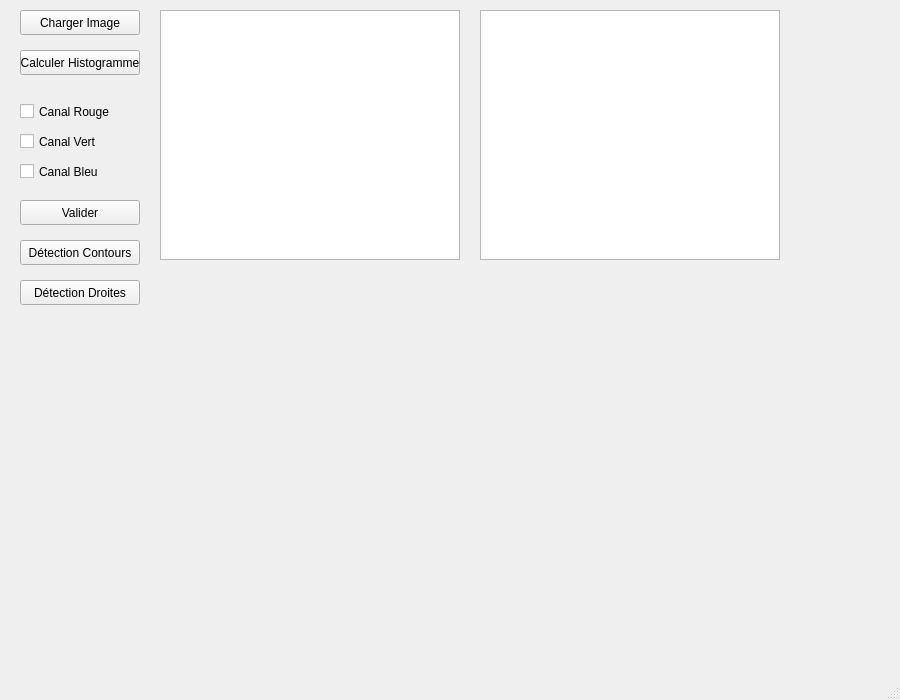
<?xml version="1.0" encoding="UTF-8"?>
<ui version="4.0">
 <class>MainWindow</class>
 <widget class="QMainWindow" name="MainWindow">
  <property name="geometry">
   <rect>
    <x>0</x>
    <y>0</y>
    <width>900</width>
    <height>700</height>
   </rect>
  </property>
  <property name="windowTitle">
   <string>MainWindow</string>
  </property>
  <widget class="QWidget" name="centralwidget">
   <widget class="QPushButton" name="ChargerImage">
    <property name="geometry">
     <rect>
      <x>20</x>
      <y>10</y>
      <width>120</width>
      <height>25</height>
     </rect>
    </property>
    <property name="text">
     <string>Charger Image</string>
    </property>
   </widget>
   <widget class="QGraphicsView" name="AfficherImage">
    <property name="geometry">
     <rect>
      <x>160</x>
      <y>10</y>
      <width>300</width>
      <height>250</height>
     </rect>
    </property>
   </widget>
   <widget class="QGraphicsView" name="AffichageResultat">
    <property name="geometry">
     <rect>
      <x>480</x>
      <y>10</y>
      <width>300</width>
      <height>250</height>
     </rect>
    </property>
   </widget>
   <widget class="QPushButton" name="CalculerHisto">
    <property name="geometry">
     <rect>
      <x>20</x>
      <y>50</y>
      <width>120</width>
      <height>25</height>
     </rect>
    </property>
    <property name="text">
     <string>Calculer Histogramme</string>
    </property>
   </widget>
   <widget class="QCheckBox" name="Canal_R">
    <property name="geometry">
     <rect>
      <x>20</x>
      <y>100</y>
      <width>100</width>
      <height>23</height>
     </rect>
    </property>
    <property name="text">
     <string>Canal Rouge</string>
    </property>
   </widget>
   <widget class="QCheckBox" name="Canal_V">
    <property name="geometry">
     <rect>
      <x>20</x>
      <y>130</y>
      <width>100</width>
      <height>23</height>
     </rect>
    </property>
    <property name="text">
     <string>Canal Vert</string>
    </property>
   </widget>
   <widget class="QCheckBox" name="Canal_B">
    <property name="geometry">
     <rect>
      <x>20</x>
      <y>160</y>
      <width>100</width>
      <height>23</height>
     </rect>
    </property>
    <property name="text">
     <string>Canal Bleu</string>
    </property>
   </widget>
   <widget class="QPushButton" name="Valider">
    <property name="geometry">
     <rect>
      <x>20</x>
      <y>200</y>
      <width>120</width>
      <height>25</height>
     </rect>
    </property>
    <property name="text">
     <string>Valider</string>
    </property>
   </widget>
   <widget class="QPushButton" name="DetectionContour">
    <property name="geometry">
     <rect>
      <x>20</x>
      <y>240</y>
      <width>120</width>
      <height>25</height>
     </rect>
    </property>
    <property name="text">
     <string>Détection Contours</string>
    </property>
   </widget>
   <widget class="QPushButton" name="DetectionDroite">
    <property name="geometry">
     <rect>
      <x>20</x>
      <y>280</y>
      <width>120</width>
      <height>25</height>
     </rect>
    </property>
    <property name="text">
     <string>Détection Droites</string>
    </property>
   </widget>
  </widget>
  <widget class="QMenuBar" name="menubar">
   <property name="geometry">
    <rect>
     <x>0</x>
     <y>0</y>
     <width>900</width>
     <height>22</height>
    </rect>
   </property>
  </widget>
  <widget class="QStatusBar" name="statusbar"/>
 </widget>
 <resources/>
 <connections/>
</ui>
